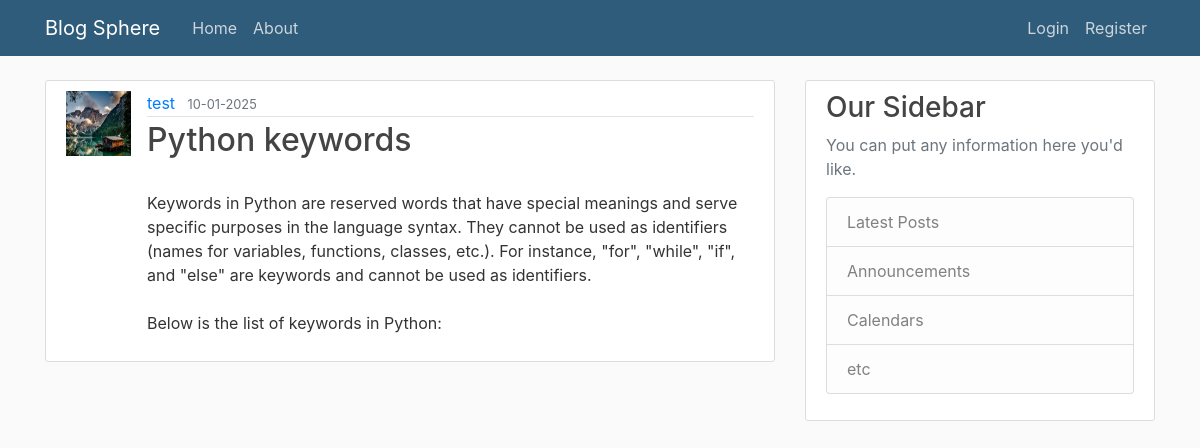
The page /post/5 on the database its author committed.
### flaskapp/models.py (models this page shows, shortened)
class User(db.Model,UserMixin):
    id = db.Column(db.Integer, primary_key=True)
    username = db.Column(db.String(20), unique=True, nullable=False)
    email = db.Column(db.String(120), unique=True, nullable=False)
    image_file = db.Column(db.String(20), nullable=False, default='default.jpg')
    password = db.Column(db.String(60), nullable=False)
    posts = db.relationship('Post', backref='author', lazy=True)

class Post(db.Model):
    id = db.Column(db.Integer, primary_key=True)
    title = db.Column(db.String(100), nullable=False)
    date_posted = db.Column(db.DateTime, nullable=False, default=datetime.utcnow)
    content = db.Column(db.Text, nullable=False)
    user_id = db.Column(db.Integer, db.ForeignKey('user.id'), nullable=False)

### flaskapp/routes.py (the view)
@app.route("/post/<int:post_id>")
def post(post_id):
    post= Post.query.get_or_404(post_id)
    return render_template("post_.html",title=post.title,post=post)

### flaskapp/templates/post_.html (shortened to what this page needs)
{% extends "layout.html" %}
{% block content %}
        <article class="media content-section">
          <img class="rounded-cirlce article-img" src="{{url_for('static',filename='profile/'+post.author.image_file)}}">
          <div class="media-body">
            <div class="article-metadata">
              <a class="mr-2" href="{{url_for('user_posts',username=post.author.username)}}">{{ post.author.username }}</a>
              <small class="text-muted">{{ post.date_posted.strftime('%d-%m-%Y') }}</small>
            </div>
            <h2 class="article-title">{{ post.title }}</h2>
            <p class="article-content">{{ post.content }}</p>
          </div>
        </article>
{% endblock content %}

### flaskapp/static/main.css (style rules this page uses)
body { background: #fafafa; color: #333333; margin-top: 5rem; }
h1, h2, h3, h4, h5, h6 { color: #444444; }
.content-section { background: #ffffff; padding: 10px 20px; border: 1px solid #dddddd; border-radius: 3px; margin-bottom: 20px; }
.article-title { color: #444444; }
.article-content { white-space: pre-line; }
.article-img { height: 65px; width: 65px; margin-right: 16px; }
.article-metadata { padding-bottom: 1px; margin-bottom: 4px; border-bottom: 1px solid #e3e3e3 }

### rows shown on the page
User: image_file (placeholder picture), author.username "test"
Post: date_posted "10-01-2025", title "Python keywords", content "Keywords in Python are reserved words that have special meanings and serve specific purposes in the language syntax. They cannot be used as identifiers (names for variables, functions, classes, etc.). For instance, \"for\", \"while\", \"if\", and \"else\" are keywords and cannot be used as identifiers. Below is the list of keywords in Python:"
